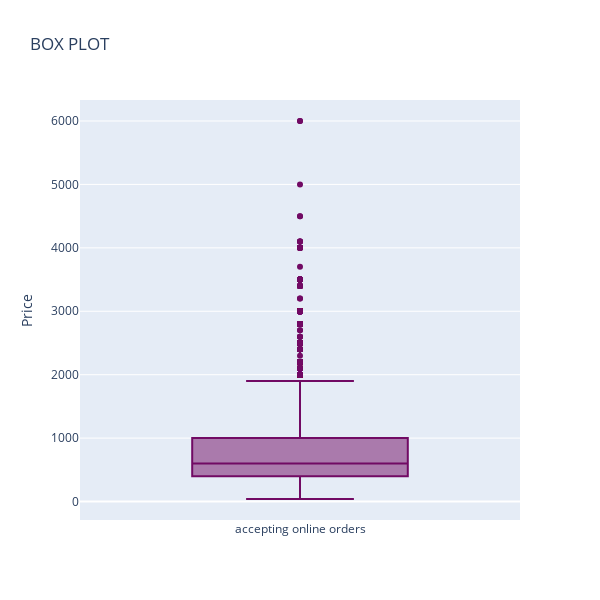

The cell this chart's notebook holds for it:
### Code cell
trace0=go.Box(y=df['amount'],name="accepting online orders",marker = dict(color = 'rgb(113, 10, 100)',))
data=[trace0]
layout=go.Layout(title="BOX PLOT",width=600,height=600,yaxis=dict(title="Price"))
fig=go.Figure(data=data,layout=layout)
py.iplot(fig)

### Figure 1 — Plotly figure (JSON) as saved in the notebook; plotly's stock layout.template omitted (floating-point values rounded to 4 significant figures; data arrays with more than 128 entries replaced by an {"elided": "..."} marker saying what was removed)
{"data": [{"marker": {"color": "rgb(113, 10, 100)"}, "name": "accepting online orders", "type": "box", "y": {"elided": "23248 int values"}}], "layout": {"height": 600, "title": {"text": "BOX PLOT"}, "width": 600, "yaxis": {"title": {"text": "Price"}}}}
